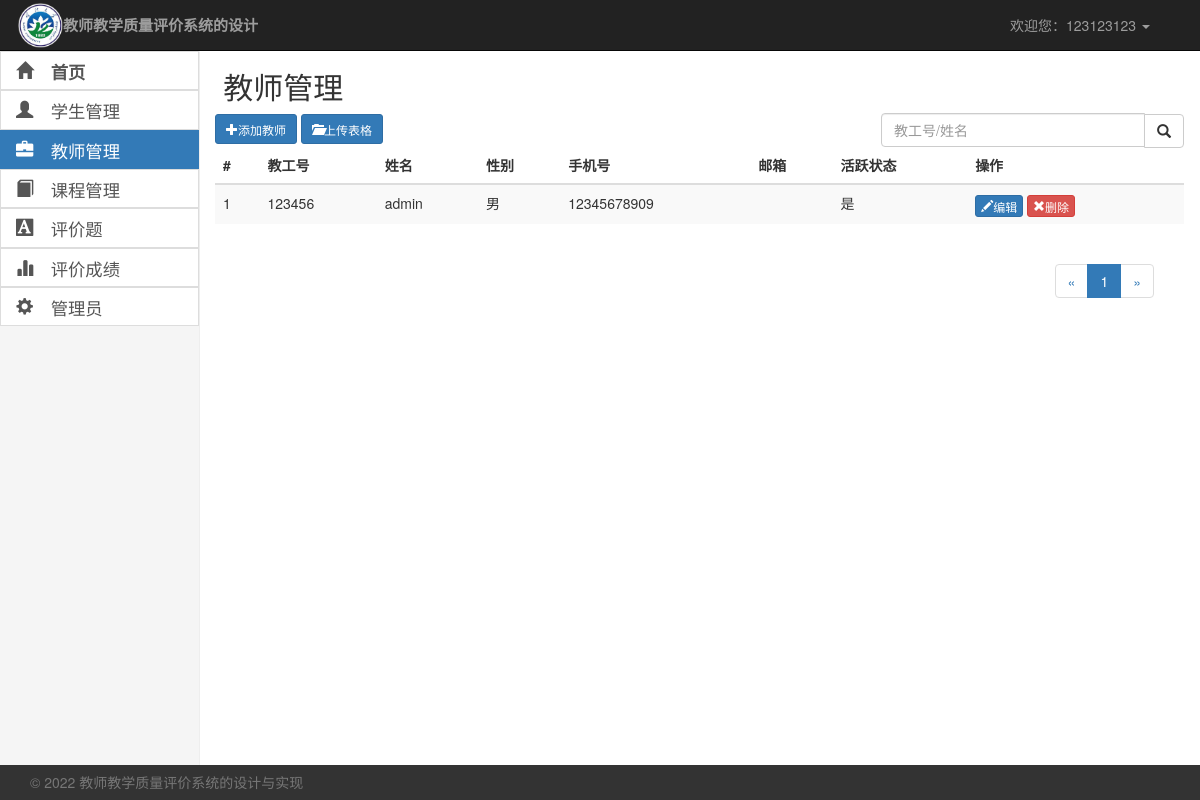
The page /myadmin/teachers/1 (signed in) on the database its author committed.
### login/models.py (models this page shows, shortened)
class Teachers(models.Model):
    name = models.CharField(verbose_name="姓名", max_length=28, default='')
    password = models.CharField(verbose_name="密码", max_length=60, default='')
    teacher_id = models.CharField(verbose_name="教师id", max_length=12, primary_key=True, default='')  # primary_key=True
    sex = models.CharField(verbose_name='性别', max_length=6, choices=(('male', '男'), ('female', '女')), default='male')
    email = models.EmailField(verbose_name="邮箱", default='')
    phone = models.CharField(verbose_name="手机号", max_length=11, default='')
    photo = models.ImageField(verbose_name="头像", upload_to='teacher/', default='')
    is_active = models.BooleanField('是否活跃', default=True)
    class Meta:
        db_table = 'Teachers'
        verbose_name_plural = '教师列表'

### myadmin/views.py (the view)
# urls.py: path('teachers/<int:pIndex>', views.myadmin_teachers, name='myadmin_teachers'),  # 教师管理
def myadmin_teachers(request, pIndex):
    stu_list = Teachers.objects.filter().order_by()  # 班级过滤器
    mywhere = []
    kw = request.GET.get("keyword", None)
    if kw:
        stu_list = stu_list.filter(Q(teacher_id__contains=kw) | Q(name__contains=kw))
        mywhere.append('keyword' + kw)
    pIndex = int(pIndex)
    page = Paginator(stu_list, 10)  # 以每页9条数据分页
    maxpagex = page.num_pages  # 获取最大页数
    if pIndex > maxpagex:
        pIndex = maxpagex
    if pIndex < 1:
        pIndex = 1
    list2 = page.page(pIndex)  # 获取当前页数据
    plist = page.page_range  # 获取页码表信息
    context = {"stulist": list2, "plist": plist, "pIndex": pIndex, "max_pages": maxpagex, 'mywehere': mywhere}
    return render(request, 'myadmin/teachers/myadmin_teacher.html', context)

### login/SimpleMiddleware.py (called while the page is built)
    def __call__(self, request):
        path = request.path
        """
            1.判断是否登录
            2.判断是否访问pingjia开头
        """
        urllist = ['/', '/logout/', '/login/']
        if re.match(r'^/students/', path) and (path not in urllist):
            if 'xuehao' not in request.session:
                return redirect(reverse("login"))
        if re.match(r'^/teachers/', path) and (path not in urllist):
            if 'teacher_id' not in request.session:
                return redirect(reverse("login"))
        if re.match(r'^/myadmin/', path) and (path not in urllist):
            if 'name' not in request.session:
                return redirect(reverse("login"))
        response = self.get_response(request)
        return response

### myadmin/templates/myadmin/teachers/myadmin_teacher.html
{% extends 'myadmin/base.html' %}
{% block myadmin_teachers %} active {% endblock %}
{% block myadmin_base %}
    <h2 >&nbsp;教师管理</h2>
    <div class="row ">
        <div class="col-lg-8">
            <div>
                <a href="/myadmin/teachers_add/" class="btn  btn-primary btn-sm glyphicon glyphicon-plus">添加教师</a>
                <a href="{% url 'myadmin_teacher_upload' %}"
                   class="btn btn-primary btn-sm glyphicon glyphicon-folder-open">上传表格</a>
            </div>
        </div>
        <div class="col-lg-4 ">
            <form action="/myadmin/teachers/1" method="get">
                <div class="input-group">
                    <input type="text" class="form-control " name="keyword" placeholder="教工号/姓名">
                    <span class="input-group-btn">
                            <button class="btn btn-default glyphicon glyphicon-search" type="submit">  </button>
                        </span>
                </div>
            </form>
        </div>
    </div>
    <div class="table-responsive">
        <table class="table table-striped">
            <thead>
            <tr>
                <th>#</th>
                <th>教工号</th>
                <th>姓名</th>
                <th>性别</th>
                <th>手机号</th>
                <th>邮箱</th>
                <th>活跃状态</th>
                <th>操作</th>
            </tr>
            </thead>
            <tbody>
            {% for i in stulist %}
                <tr>
                    <td>{{ forloop.counter }}</td>
                    <td>{{ i.teacher_id }}</td>
                    <td>{{ i.name }}</td>
                    <td>{% if i.sex == 'male' %}
                        男
                    {% elif i.sex == 'female' %}
                        女
                    {% endif %}
                    </td>
                    <td>{{ i.phone }}</td>
                    <td>{{ i.email }}</td>
                    <td>
                        {% if i.is_active == True %}
                            是
                        {% elif i.is_active == False %}
                            否
                        {% endif %}
                    </td>
                    <td>
                        <a href="/myadmin/teachers_edit/{{ i.teacher_id }}"
                           class="btn btn-primary glyphicon glyphicon-pencil btn-xs">编辑</a>
                        <a onclick="if(confirm('确定删除吗？')==false)return false;location.href=('{% url 'myadmin_teachers_del' i.teacher_id %}')"
                           class="btn btn-danger glyphicon glyphicon-remove btn-xs">删除
                        </a>
                    </td>
                </tr>
            {% endfor %}
            </tbody>
        </table>
        <nav aria-label="Page navigation ">
            <ul class="pagination navbar-right" style="margin-right: 30px">
                <li>
                    <a href="/myadmin/teachers/{{ pIndex|add:-1 }}" aria-label="Previous">
                        <span aria-hidden="true">&laquo;</span>
                    </a>
                </li>
                {% for i in plist %}
                    <li {% if i == pIndex %} class="active" {% endif %}  ><a
                            href="/myadmin/teachers/{{ i }}">{{ i }}</a>
                    </li>
                {% endfor %}
                <li>
                    <a href="/myadmin/teachers/{{ pIndex|add:1 }}" aria-label="Next">
                        <span aria-hidden="true">&raquo;</span>
                    </a>
                </li>
            </ul>
        </nav>
    </div>
{% endblock %}

### rows shown on the page
Teachers: teacher_id "123456", name "admin", sex "男", phone "12345678909", is_active "是"

### other values the page prints
{{ request.session.name }} "123123123"
{{ i }} "1"
